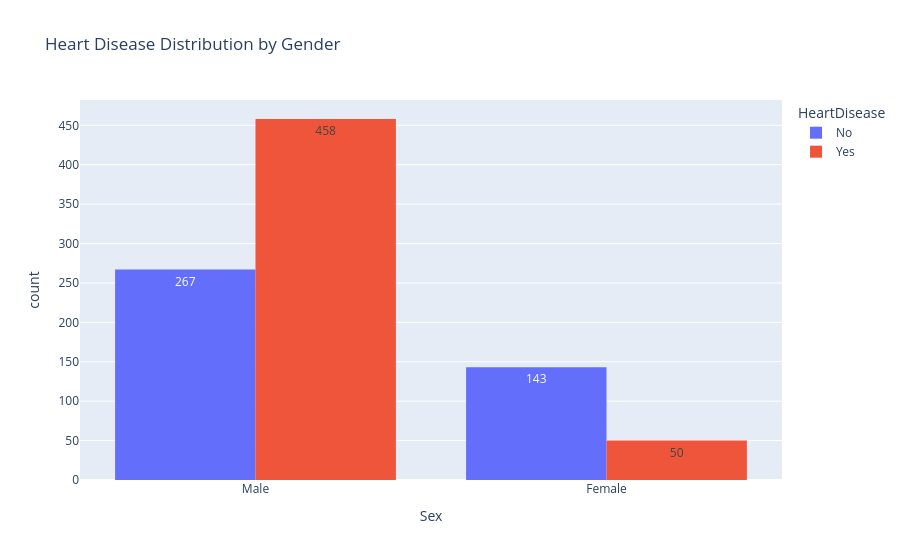

The cell this chart's notebook holds for it:
### Code cell
import pandas as pd
import plotly.express as px

df = pd.read_csv("heart_updated.csv")


fig = px.histogram(df, x='Sex', color='HeartDisease', barmode='group', title='Heart Disease Distribution by Gender', text_auto=True )
fig.show()

### Figure 1 — Plotly figure (JSON) as saved in the notebook; plotly's stock layout.template omitted (floating-point values rounded to 4 significant figures; data arrays with more than 128 entries replaced by an {"elided": "..."} marker saying what was removed)
{"data": [{"alignmentgroup": "True", "bingroup": "x", "hovertemplate": "HeartDisease=No<br>Sex=%{x}<br>count=%{y}<extra></extra>", "legendgroup": "No", "marker": {"color": "#636efa", "pattern": {"shape": ""}}, "name": "No", "offsetgroup": "No", "orientation": "v", "showlegend": true, "texttemplate": "%{value}", "type": "histogram", "x": {"elided": "410 str values"}, "xaxis": "x", "yaxis": "y"}, {"alignmentgroup": "True", "bingroup": "x", "hovertemplate": "HeartDisease=Yes<br>Sex=%{x}<br>count=%{y}<extra></extra>", "legendgroup": "Yes", "marker": {"color": "#EF553B", "pattern": {"shape": ""}}, "name": "Yes", "offsetgroup": "Yes", "orientation": "v", "showlegend": true, "texttemplate": "%{value}", "type": "histogram", "x": {"elided": "508 str values"}, "xaxis": "x", "yaxis": "y"}], "layout": {"barmode": "group", "legend": {"title": {"text": "HeartDisease"}, "tracegroupgap": 0}, "title": {"text": "Heart Disease Distribution by Gender"}, "xaxis": {"anchor": "y", "domain": [0, 1], "title": {"text": "Sex"}}, "yaxis": {"anchor": "x", "domain": [0, 1], "title": {"text": "count"}}}}
